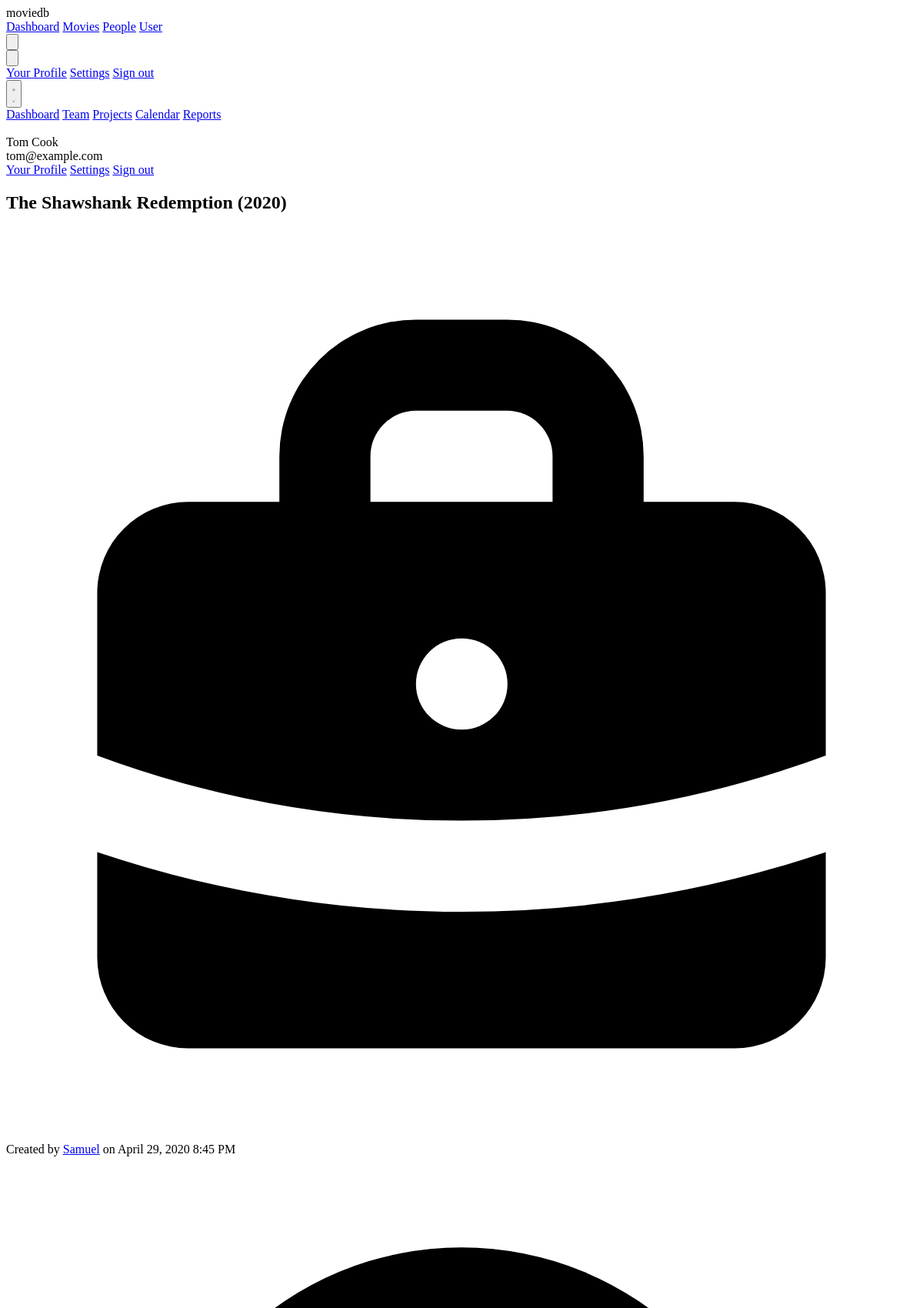
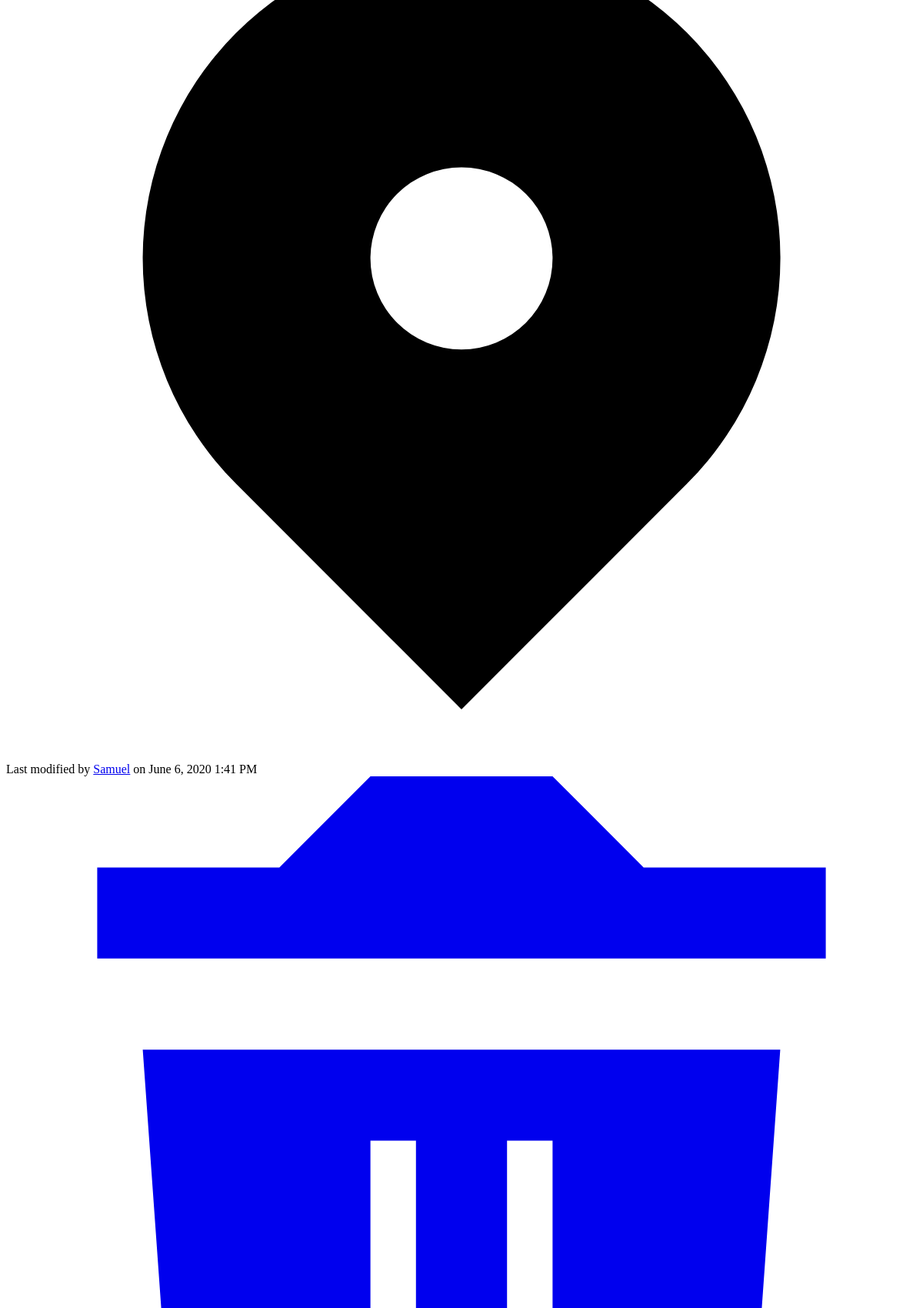
Screenshot of /movie/1 (signed in, upper part) with the database file from the repository (2 pictures, top to bottom).
### app/models.py (models this page shows, shortened)
class SearchableMixin(object):
    @classmethod
    def before_commit(cls, session):
        session._changes = {
            'add': list(session.new),
            'update': list(session.dirty),
            'delete': list(session.deleted)
        }
    @classmethod
    def after_commit(cls, session):
        for obj in session._changes['add']:
            if isinstance(obj, SearchableMixin):
                add_to_index(obj._tablename__, obj)
        for obj in session._changes['update']:
            if isinstance(obj, SearchableMixin):
                add_to_index(obj._tablename__, obj)
        for obj in session._changes['delete']:
            if isinstance(obj, SearchableMixin):
                remove_from_index(obj._tablename__, obj)
        session._changes = None

class Movie(SearchableMixin, db.Model):
    __searchable__ = ['title', 'plot_summary']
    id = db.Column(db.Integer, primary_key=True)
    created_timestamp = db.Column(db.DateTime, index=True, default=datetime.utcnow)
    created_id = db.Column(db.Integer, db.ForeignKey('user.id'))
    created_by = db.relationship("User", foreign_keys=[created_id])
    modified_timestamp = db.Column(db.DateTime, index=True, default=datetime.utcnow, onupdate=datetime.utcnow)
    modified_id = db.Column(db.Integer, db.ForeignKey('user.id'))
    modified_by = db.relationship("User", foreign_keys=[modified_id])
    title = db.Column(db.String(128), index=True)
    year = db.Column(db.Integer)
    certificate = db.Column(db.String(16))
    category = db.Column(db.String(64))
    release_date = db.Column(db.String(128))
    plot_summary = db.Column(db.String(512))
    director = db.Column(db.String(64))
    rating_value = db.Column(db.Float)
    rating_count = db.Column(db.Integer)
    poster_url = db.Column(db.String(256))
    runtime = db.Column(db.Integer)
    url = db.Column(db.String(64))
    @property
    def displayname(self):
        return f"{self.title} ({self.year})"

class User(UserMixin, db.Model):
    id = db.Column(db.Integer, primary_key=True)
    username = db.Column(db.String(64), index=True, unique=True)
    email = db.Column(db.String(120), index=True, unique=True)
    password_hash = db.Column(db.String(128))
    about_me = db.Column(db.String(140))
    last_seen = db.Column(db.DateTime, default=datetime.utcnow)

### app/main/routes.py (the view)
@bp.route("/movie/<id>")
@login_required
def movie(id):
    movie = Movie.query.get(id)
    if not movie:
        flash("Movie with id={} not found.".format(id))
        return redirect(url_for("main.movies"))
    return render_template("movie.html", movie=movie, title="Movies")

### app/main/routes.py (called while the page is built)
@bp.before_request
def before_request():
    if current_user.is_authenticated:
        current_user.last_seen = datetime.utcnow()
        db.session.commit()

### app/models.py (called while the page is built)
@login.user_loader
def load_user(id):
    return User.query.get(int(id))

### app/templates/movie.html (shortened to what this page needs)
{% extends "base.html" %}
{% block nav_movies %}active{% endblock %}
{% block header %}
<div class="lg:flex lg:items-center lg:justify-between">
  <div class="flex-1 min-w-0">
    <h2 class="text-2xl font-bold leading-7 text-gray-900 sm:text-3xl sm:leading-9 sm:truncate">
      {{ movie.displayname }}
    </h2>
    <div class="mt-1 flex flex-col sm:mt-0 sm:flex-row sm:flex-wrap">
      {% if movie.created_by %}
      <div class="mt-2 flex items-center text-sm leading-5 text-gray-500 sm:mr-6">
        <div>
          Created by <a href="{{ url_for('main.user', username=movie.created_by.username) }}"
            class="inline-link">{{ movie.created_by.username }}</a> on
          {{ moment(movie.created_timestamp).format('LLL') }}
        </div>
      </div>
      {% endif %}
      {% if movie.modified_by %}
      <div class="mt-2 flex items-center text-sm leading-5 text-gray-500 sm:mr-6">
        <svg class="flex-shrink-0 mr-1.5 h-5 w-5 text-gray-400" fill="currentColor" viewBox="0 0 20 20">
          <path fill-rule="evenodd"
            d="M5.05 4.05a7 7 0 119.9 9.9L10 18.9l-4.95-4.95a7 7 0 010-9.9zM10 11a2 2 0 100-4 2 2 0 000 4z"
            clip-rule="evenodd" />
        </svg>
        <div>
          Last modified by <a href="{{ url_for('main.user', username=movie.modified_by.username) }}"
            class="inline-link">{{ movie.modified_by.username }}</a> on
          {{ moment(movie.modified_timestamp).format('LLL') }}
        </div>
      </div>
      {% endif %}
    </div>
  </div>
  <div class="mt-5 flex lg:mt-0 lg:ml-4">
    <span class="hidden sm:block shadow-sm rounded-md" x-data="{ open: false }">
      <a href="{{ url_for('main.delete_movie', id=movie.id) }}" type="button" class="inline-flex items-center btn-white">
        <svg class="-ml-1 mr-2 h-5 w-5 text-gray-500" fill="currentColor" viewBox="0 0 20 20">
          <path d="M6 2l2-2h4l2 2h4v2H2V2h4zM3 6h14l-1 14H4L3 6zm5 2v10h1V8H8zm3 0v10h1V8h-1z" />
        </svg>
      </a>
    </span>
  </div>
</div>
{% endblock %}

### rows the page displays
Movie: displayname "The Shawshank Redemption (2020)", created_timestamp "April 29, 2020 8:45 PM", modified_timestamp "June 6, 2020 1:41 PM"
User: created_by.username "Samuel", modified_by.username "Samuel"
